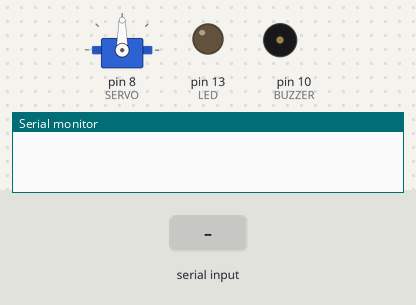
A sketch run on a simulated Arduino Uno, built with avr-gcc and run on an emulated ATmega328P. Parts: servo, output pins drawn as LEDs (lit = HIGH), buzzer (waves = sounding), the last lines printed to the serial monitor. The inputs (shaded band) are chosen by the test bench.

Above: at 1.2 s.
1.3 s: "1" received over Serial
At 1.45 s:
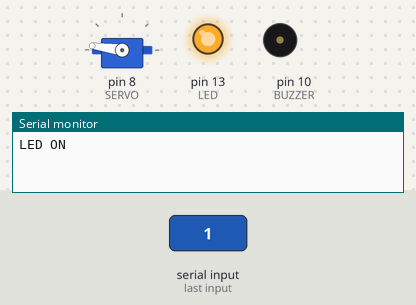
4.3 s: "0" received over Serial
At 4.46 s:
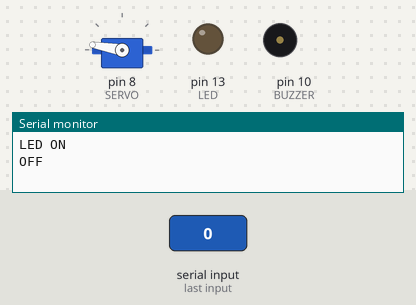
7.3 s: "2" received over Serial
At 10.27 s:
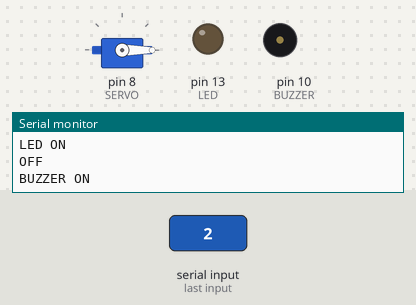
10.3 s: "3" received over Serial
Timing chart, 0 to 14.3 s (numbered marks = the images above; inputs shaded):
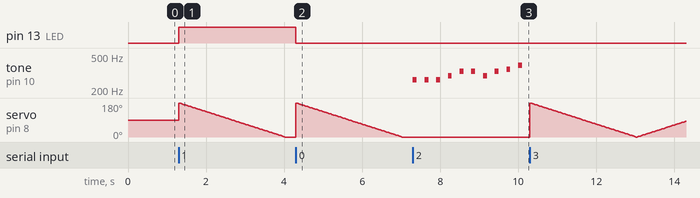

The sketch:

serial1.ino
```cpp
// #define LED 13
const int LED = 13;

const int BUZZER = 10;
// #define BUZZER 10

#define SERVO 8

#define DO1   262 // 4옥타브 도
#define RE    294 // 레
#define MI    330 // 미
#define FA    349
#define SOL   392
#define LA    440
#define SI    494
#define DO2   523

#define DELAY 300

#include <Servo.h>

Servo myservo;  // create servo object to control a servo
// twelve servo objects can be created on most boards

int pos = 0;    // variable to store the servo position

void setup() {
  // 시리얼 통신 속도 (baudrate)
  Serial.begin(9600);
  // LED 출력 설정
  pinMode(LED, OUTPUT);
  pinMode(BUZZER, OUTPUT);
  myservo.attach(SERVO);
}

void loop() {
  // 데이터 송신: 아두이노 -> PC
  /*
  Serial.print("온도 : 36.5℃");
  Serial.println();
  delay(2000);
  */

  controlSystem();
}

  void controlSystem() {
    // 데이터 수신: PC -> 아두이노

  if (Serial.available()) {
    char ch = Serial.read();
    if (ch == '1') {
      // 데이터 송신: 아두이노 -> PC
      Serial.println("LED ON");
      digitalWrite(LED, HIGH);
    }
    else if (ch == '0') {
      Serial.println("OFF");
      digitalWrite(LED, LOW);
      digitalWrite(BUZZER, LOW);
      digitalWrite(SERVO, LOW);
    }
    else if( ch == '2' ) {
      Serial.println("BUZZER ON");
      const int hakGyo[] = {DO1, DO1, DO1, RE, MI, MI, RE, MI, FA, SOL};
      for (int i=0; i<sizeof(hakGyo)/sizeof(int); i++) {
      tone(BUZZER, hakGyo[i], 100);
      delay(DELAY);
      }
    }
    else if( ch == '3') {
      Serial.println("SERVO ON");
      for (pos = 0; pos <= 180; pos += 1) { // goes from 0 degrees to 180 degrees
      // in steps of 1 degree
      myservo.write(pos);              // tell servo to go to position in variable 'pos'
      delay(15);                       // waits 15ms for the servo to reach the position
        }
      }
      for (pos = 180; pos >= 0; pos -= 1) { // goes from 180 degrees to 0 degrees
      myservo.write(pos);              // tell servo to go to position in variable 'pos'
      delay(15);                       // waits 15ms for the servo to reach the position
        }
    }
}
```

Measured:
- after the input at 1.3 s, pin 13 (LED): LOW → HIGH at once
- after the input at 4.3 s, pin 13 (LED): HIGH → LOW at once
- after the input at 7.3 s, tone on pin 10 (BUZZER): plays 262 Hz for 0.10 s, 262 Hz for 0.10 s, 262 Hz for 0.10 s, 294 Hz for 0.10 s, 330 Hz for 0.10 s, 330 Hz for 0.10 s … (10 notes in this stretch), starting at once
